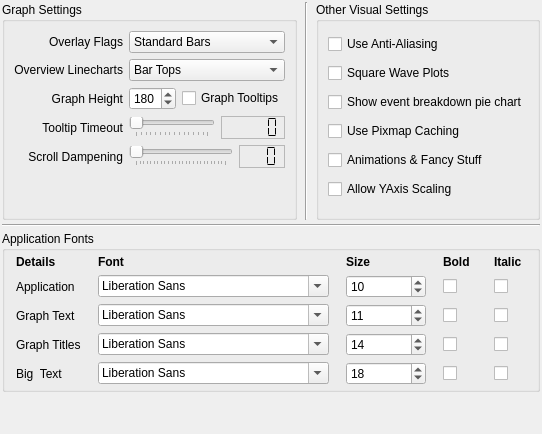
     <widget class="QWidget" name="appearanceTab">
      <attribute name="title">
       <string>&amp;Appearance</string>
      </attribute>
      <layout class="QVBoxLayout" name="verticalLayout_11">
       <property name="spacing">
        <number>4</number>
       </property>
       <property name="leftMargin">
        <number>2</number>
       </property>
       <property name="topMargin">
        <number>2</number>
       </property>
       <property name="rightMargin">
        <number>2</number>
       </property>
       <property name="bottomMargin">
        <number>2</number>
       </property>
       <item>
        <layout class="QHBoxLayout" name="horizontalLayout_13">
         <property name="spacing">
          <number>8</number>
         </property>
         <item>
          <widget class="QGroupBox" name="groupBox">
           <property name="sizePolicy">
            <sizepolicy hsizetype="Preferred" vsizetype="Minimum">
             <horstretch>0</horstretch>
             <verstretch>0</verstretch>
            </sizepolicy>
           </property>
           <property name="title">
            <string>Graph Settings</string>
           </property>
           <layout class="QGridLayout" name="gridLayout_5">
            <item row="2" column="1" colspan="2">
             <widget class="QComboBox" name="overviewLinecharts">
              <item>
               <property name="text">
                <string>Bar Tops</string>
               </property>
              </item>
              <item>
               <property name="text">
                <string>Line Chart</string>
               </property>
              </item>
             </widget>
            </item>
            <item row="2" column="0">
             <widget class="QLabel" name="label_47">
              <property name="text">
               <string>Overview Linecharts</string>
              </property>
              <property name="alignment">
               <set>Qt::AlignRight|Qt::AlignTrailing|Qt::AlignVCenter</set>
              </property>
             </widget>
            </item>
            <item row="6" column="1">
             <spacer name="verticalSpacer">
              <property name="orientation">
               <enum>Qt::Vertical</enum>
              </property>
              <property name="sizeHint" stdset="0">
               <size>
                <width>20</width>
                <height>40</height>
               </size>
              </property>
             </spacer>
            </item>
            <item row="5" column="1" colspan="2">
             <layout class="QHBoxLayout" name="horizontalLayout_16">
              <item>
               <widget class="QSlider" name="scrollDampeningSlider">
                <property name="toolTip">
                 <string>&lt;html&gt;&lt;head/&gt;&lt;body&gt;&lt;p&gt;This makes scrolling when zoomed in easier on sensitive bidirectional TouchPads&lt;/p&gt;&lt;p&gt;50ms is recommended value.&lt;/p&gt;&lt;/body&gt;&lt;/html&gt;</string>
                </property>
                <property name="maximum">
                 <number>25</number>
                </property>
                <property name="singleStep">
                 <number>1</number>
                </property>
                <property name="pageStep">
                 <number>5</number>
                </property>
                <property name="orientation">
                 <enum>Qt::Horizontal</enum>
                </property>
                <property name="invertedAppearance">
                 <bool>false</bool>
                </property>
                <property name="tickPosition">
                 <enum>QSlider::TicksBelow</enum>
                </property>
                <property name="tickInterval">
                 <number>1</number>
                </property>
               </widget>
              </item>
              <item>
               <widget class="QLCDNumber" name="scrollDampDisplay">
                <property name="toolTip">
                 <string>milliseconds</string>
                </property>
                <property name="frameShape">
                 <enum>QFrame::StyledPanel</enum>
                </property>
                <property name="digitCount">
                 <number>3</number>
                </property>
                <property name="segmentStyle">
                 <enum>QLCDNumber::Flat</enum>
                </property>
               </widget>
              </item>
             </layout>
            </item>
            <item row="4" column="1" colspan="2">
             <layout class="QHBoxLayout" name="horizontalLayout_17">
              <item>
               <widget class="QSlider" name="tooltipTimeoutSlider">
                <property name="toolTip">
                 <string>How long you want the tooltips to stay visible.</string>
                </property>
                <property name="minimum">
                 <number>1</number>
                </property>
                <property name="maximum">
                 <number>150</number>
                </property>
                <property name="singleStep">
                 <number>10</number>
                </property>
                <property name="pageStep">
                 <number>50</number>
                </property>
                <property name="value">
                 <number>1</number>
                </property>
                <property name="orientation">
                 <enum>Qt::Horizontal</enum>
                </property>
                <property name="tickPosition">
                 <enum>QSlider::TicksBelow</enum>
                </property>
                <property name="tickInterval">
                 <number>10</number>
                </property>
               </widget>
              </item>
              <item>
               <widget class="QLCDNumber" name="tooltipMS">
                <property name="frameShape">
                 <enum>QFrame::StyledPanel</enum>
                </property>
                <property name="digitCount">
                 <number>5</number>
                </property>
                <property name="segmentStyle">
                 <enum>QLCDNumber::Flat</enum>
                </property>
               </widget>
              </item>
             </layout>
            </item>
            <item row="5" column="0">
             <widget class="QLabel" name="label_46">
              <property name="text">
               <string>Scroll Dampening</string>
              </property>
              <property name="alignment">
               <set>Qt::AlignRight|Qt::AlignTrailing|Qt::AlignVCenter</set>
              </property>
             </widget>
            </item>
            <item row="4" column="0">
             <widget class="QLabel" name="label_45">
              <property name="text">
               <string>Tooltip Timeout</string>
              </property>
              <property name="alignment">
               <set>Qt::AlignRight|Qt::AlignTrailing|Qt::AlignVCenter</set>
              </property>
             </widget>
            </item>
            <item row="3" column="1">
             <widget class="QSpinBox" name="graphHeight">
              <property name="sizePolicy">
               <sizepolicy hsizetype="Minimum" vsizetype="Fixed">
                <horstretch>0</horstretch>
                <verstretch>0</verstretch>
               </sizepolicy>
              </property>
              <property name="toolTip">
               <string>Default display height of graphs in pixels</string>
              </property>
              <property name="minimum">
               <number>50</number>
              </property>
              <property name="maximum">
               <number>600</number>
              </property>
              <property name="singleStep">
               <number>10</number>
              </property>
              <property name="value">
               <number>180</number>
              </property>
             </widget>
            </item>
            <item row="3" column="2">
             <widget class="QCheckBox" name="graphTooltips">
              <property name="text">
               <string>Graph Tooltips</string>
              </property>
             </widget>
            </item>
            <item row="0" column="1" colspan="2">
             <widget class="QComboBox" name="overlayFlagsCombo">
              <property name="sizePolicy">
               <sizepolicy hsizetype="Expanding" vsizetype="Fixed">
                <horstretch>0</horstretch>
                <verstretch>0</verstretch>
               </sizepolicy>
              </property>
              <property name="toolTip">
               <string>The visual method of displaying waveform overlay flags.
</string>
              </property>
              <item>
               <property name="text">
                <string>Standard Bars</string>
               </property>
              </item>
              <item>
               <property name="text">
                <string>Top &amp; Bottom Markers</string>
               </property>
              </item>
             </widget>
            </item>
            <item row="3" column="0">
             <widget class="QLabel" name="label_26">
              <property name="text">
               <string>Graph Height</string>
              </property>
              <property name="alignment">
               <set>Qt::AlignRight|Qt::AlignTrailing|Qt::AlignVCenter</set>
              </property>
             </widget>
            </item>
            <item row="0" column="0">
             <widget class="QLabel" name="label_18">
              <property name="sizePolicy">
               <sizepolicy hsizetype="Preferred" vsizetype="Preferred">
                <horstretch>0</horstretch>
                <verstretch>0</verstretch>
               </sizepolicy>
              </property>
              <property name="text">
               <string>Overlay Flags</string>
              </property>
              <property name="alignment">
               <set>Qt::AlignRight|Qt::AlignTrailing|Qt::AlignVCenter</set>
              </property>
             </widget>
            </item>
           </layout>
          </widget>
         </item>
         <item>
          <widget class="Line" name="line_2">
           <property name="frameShadow">
            <enum>QFrame::Sunken</enum>
           </property>
           <property name="lineWidth">
            <number>1</number>
           </property>
           <property name="midLineWidth">
            <number>0</number>
           </property>
           <property name="orientation">
            <enum>Qt::Vertical</enum>
           </property>
          </widget>
         </item>
         <item>
          <widget class="QGroupBox" name="groupBox_2">
           <property name="sizePolicy">
            <sizepolicy hsizetype="Preferred" vsizetype="Minimum">
             <horstretch>0</horstretch>
             <verstretch>0</verstretch>
            </sizepolicy>
           </property>
           <property name="title">
            <string>Other Visual Settings</string>
           </property>
           <layout class="QVBoxLayout" name="verticalLayout_7">
            <item>
             <widget class="QCheckBox" name="useAntiAliasing">
              <property name="toolTip">
               <string>Anti-Aliasing applies smoothing to graph plots.. 
Certain plots look more attractive with this on. 
This also affects printed reports.

Try it and see if you like it.</string>
              </property>
              <property name="text">
               <string>Use Anti-Aliasing</string>
              </property>
             </widget>
            </item>
            <item>
             <widget class="QCheckBox" name="useSquareWavePlots">
              <property name="toolTip">
               <string>Makes certain plots look more &quot;square waved&quot;.</string>
              </property>
              <property name="text">
               <string>Square Wave Plots</string>
              </property>
             </widget>
            </item>
            <item>
             <widget class="QCheckBox" name="enableGraphSnapshots">
              <property name="toolTip">
               <string>Allows graphs to be &quot;screenshotted&quot; for display purposes.
The Event Breakdown PIE chart uses this method, as does
the printing code.
Unfortunately some older computers/versions of Qt can cause
this application to be unstable with this feature enabled.</string>
              </property>
              <property name="text">
               <string>Show event breakdown pie chart</string>
              </property>
             </widget>
            </item>
            <item>
             <widget class="QCheckBox" name="usePixmapCaching">
              <property name="toolTip">
               <string>&lt;!DOCTYPE HTML PUBLIC &quot;-//W3C//DTD HTML 4.0//EN&quot; &quot;http://www.w3.org/TR/REC-html40/strict.dtd&quot;&gt;
&lt;html&gt;&lt;head&gt;&lt;meta name=&quot;qrichtext&quot; content=&quot;1&quot; /&gt;&lt;style type=&quot;text/css&quot;&gt;
p, li { white-space: pre-wrap; }
&lt;/style&gt;&lt;/head&gt;&lt;body style=&quot; font-family:'MS Shell Dlg 2'; font-size:8.25pt; font-weight:400; font-style:normal;&quot;&gt;
&lt;p style=&quot; margin-top:0px; margin-bottom:0px; margin-left:0px; margin-right:0px; -qt-block-indent:0; text-indent:0px;&quot;&gt;&lt;span style=&quot; font-size:8pt;&quot;&gt;Pixmap caching is an graphics acceleration technique. May cause problems with font drawing in graph display area on your platform.&lt;/span&gt;&lt;/p&gt;&lt;/body&gt;&lt;/html&gt;</string>
              </property>
              <property name="text">
               <string>Use Pixmap Caching</string>
              </property>
             </widget>
            </item>
            <item>
             <widget class="QCheckBox" name="animationsAndTransitionsCheckbox">
              <property name="toolTip">
               <string>Turn on/off the spinning &quot;context&quot; cube.
It really doesn't use that much resources.. :)</string>
              </property>
              <property name="text">
               <string>Animations &amp;&amp; Fancy Stuff</string>
              </property>
             </widget>
            </item>
            <item>
             <widget class="QCheckBox" name="allowYAxisScaling">
              <property name="toolTip">
               <string>Whether to allow changing yAxis scales by double clicking on yAxis labels</string>
              </property>
              <property name="text">
               <string>Allow YAxis Scaling</string>
              </property>
             </widget>
            </item>
           </layout>
          </widget>
         </item>
        </layout>
       </item>
       <item>
        <widget class="Line" name="line_5">
         <property name="orientation">
          <enum>Qt::Horizontal</enum>
         </property>
        </widget>
       </item>
       <item>
        <widget class="QGroupBox" name="fontGroupBox">
         <property name="title">
          <string>Application Fonts</string>
         </property>
         <property name="flat">
          <bool>false</bool>
         </property>
         <layout class="QVBoxLayout" name="verticalLayout_12">
          <property name="leftMargin">
           <number>0</number>
          </property>
          <property name="topMargin">
           <number>4</number>
          </property>
          <property name="rightMargin">
           <number>0</number>
          </property>
          <property name="bottomMargin">
           <number>4</number>
          </property>
          <item>
           <layout class="QGridLayout" name="gridLayout_3">
            <item row="0" column="1">
             <widget class="QLabel" name="label_19">
              <property name="sizePolicy">
               <sizepolicy hsizetype="Fixed" vsizetype="Preferred">
                <horstretch>0</horstretch>
                <verstretch>0</verstretch>
               </sizepolicy>
              </property>
              <property name="font">
               <font>
                <weight>75</weight>
                <bold>true</bold>
               </font>
              </property>
              <property name="text">
               <string>Font</string>
              </property>
             </widget>
            </item>
            <item row="0" column="2">
             <widget class="QLabel" name="label_14">
              <property name="sizePolicy">
               <sizepolicy hsizetype="Preferred" vsizetype="Preferred">
                <horstretch>0</horstretch>
                <verstretch>0</verstretch>
               </sizepolicy>
              </property>
              <property name="font">
               <font>
                <weight>75</weight>
                <bold>true</bold>
               </font>
              </property>
              <property name="text">
               <string>Size</string>
              </property>
             </widget>
            </item>
            <item row="0" column="3">
             <widget class="QLabel" name="label_15">
              <property name="sizePolicy">
               <sizepolicy hsizetype="Preferred" vsizetype="Preferred">
                <horstretch>0</horstretch>
                <verstretch>0</verstretch>
               </sizepolicy>
              </property>
              <property name="font">
               <font>
                <weight>75</weight>
                <bold>true</bold>
               </font>
              </property>
              <property name="text">
               <string>Bold  </string>
              </property>
              <property name="alignment">
               <set>Qt::AlignLeading|Qt::AlignLeft|Qt::AlignVCenter</set>
              </property>
             </widget>
            </item>
            <item row="0" column="4">
             <widget class="QLabel" name="label_16">
              <property name="sizePolicy">
               <sizepolicy hsizetype="Preferred" vsizetype="Preferred">
                <horstretch>0</horstretch>
                <verstretch>0</verstretch>
               </sizepolicy>
              </property>
              <property name="font">
               <font>
                <weight>75</weight>
                <bold>true</bold>
               </font>
              </property>
              <property name="text">
               <string>Italic</string>
              </property>
             </widget>
            </item>
            <item row="1" column="0">
             <widget class="QLabel" name="label_10">
              <property name="sizePolicy">
               <sizepolicy hsizetype="Fixed" vsizetype="Preferred">
                <horstretch>0</horstretch>
                <verstretch>0</verstretch>
               </sizepolicy>
              </property>
              <property name="text">
               <string>Application</string>
              </property>
             </widget>
            </item>
            <item row="1" column="1">
             <widget class="QFontComboBox" name="applicationFont"/>
            </item>
            <item row="1" column="2">
             <widget class="QSpinBox" name="applicationFontSize">
              <property name="maximumSize">
               <size>
                <width>80</width>
                <height>16777215</height>
               </size>
              </property>
              <property name="minimum">
               <number>6</number>
              </property>
              <property name="maximum">
               <number>30</number>
              </property>
              <property name="value">
               <number>10</number>
              </property>
             </widget>
            </item>
            <item row="1" column="3">
             <widget class="QCheckBox" name="applicationFontBold">
              <property name="sizePolicy">
               <sizepolicy hsizetype="Fixed" vsizetype="Fixed">
                <horstretch>0</horstretch>
                <verstretch>0</verstretch>
               </sizepolicy>
              </property>
              <property name="layoutDirection">
               <enum>Qt::LeftToRight</enum>
              </property>
              <property name="text">
               <string/>
              </property>
             </widget>
            </item>
            <item row="1" column="4">
             <widget class="QCheckBox" name="applicationFontItalic">
              <property name="sizePolicy">
               <sizepolicy hsizetype="Fixed" vsizetype="Fixed">
                <horstretch>0</horstretch>
                <verstretch>0</verstretch>
               </sizepolicy>
              </property>
              <property name="text">
               <string/>
              </property>
             </widget>
            </item>
            <item row="2" column="0">
             <widget class="QLabel" name="label_11">
              <property name="sizePolicy">
               <sizepolicy hsizetype="Fixed" vsizetype="Preferred">
                <horstretch>0</horstretch>
                <verstretch>0</verstretch>
               </sizepolicy>
              </property>
              <property name="text">
               <string>Graph Text</string>
              </property>
             </widget>
            </item>
            <item row="2" column="1">
             <widget class="QFontComboBox" name="graphFont"/>
            </item>
            <item row="2" column="2">
             <widget class="QSpinBox" name="graphFontSize">
              <property name="maximumSize">
               <size>
                <width>80</width>
                <height>16777215</height>
               </size>
              </property>
              <property name="minimum">
               <number>6</number>
              </property>
              <property name="maximum">
               <number>40</number>
              </property>
              <property name="value">
               <number>11</number>
              </property>
             </widget>
            </item>
            <item row="2" column="3">
             <widget class="QCheckBox" name="graphFontBold">
              <property name="sizePolicy">
               <sizepolicy hsizetype="Fixed" vsizetype="Fixed">
                <horstretch>0</horstretch>
                <verstretch>0</verstretch>
               </sizepolicy>
              </property>
              <property name="text">
               <string/>
              </property>
             </widget>
            </item>
            <item row="2" column="4">
             <widget class="QCheckBox" name="graphFontItalic">
              <property name="sizePolicy">
               <sizepolicy hsizetype="Fixed" vsizetype="Fixed">
                <horstretch>0</horstretch>
                <verstretch>0</verstretch>
               </sizepolicy>
              </property>
              <property name="text">
               <string/>
              </property>
             </widget>
            </item>
            <item row="3" column="0">
             <widget class="QLabel" name="label_12">
              <property name="sizePolicy">
               <sizepolicy hsizetype="Fixed" vsizetype="Preferred">
                <horstretch>0</horstretch>
                <verstretch>0</verstretch>
               </sizepolicy>
              </property>
              <property name="text">
               <string>Graph Titles</string>
              </property>
             </widget>
            </item>
            <item row="3" column="1">
             <widget class="QFontComboBox" name="titleFont"/>
            </item>
            <item row="3" column="2">
             <widget class="QSpinBox" name="titleFontSize">
              <property name="maximumSize">
               <size>
                <width>80</width>
                <height>16777215</height>
               </size>
              </property>
              <property name="minimum">
               <number>6</number>
              </property>
              <property name="maximum">
               <number>40</number>
              </property>
              <property name="value">
               <number>14</number>
              </property>
             </widget>
            </item>
            <item row="3" column="3">
             <widget class="QCheckBox" name="titleFontBold">
              <property name="sizePolicy">
               <sizepolicy hsizetype="Fixed" vsizetype="Fixed">
                <horstretch>0</horstretch>
                <verstretch>0</verstretch>
               </sizepolicy>
              </property>
              <property name="text">
               <string/>
              </property>
             </widget>
            </item>
            <item row="3" column="4">
             <widget class="QCheckBox" name="titleFontItalic">
              <property name="sizePolicy">
               <sizepolicy hsizetype="Fixed" vsizetype="Fixed">
                <horstretch>0</horstretch>
                <verstretch>0</verstretch>
               </sizepolicy>
              </property>
              <property name="text">
               <string/>
              </property>
             </widget>
            </item>
            <item row="4" column="0">
             <widget class="QLabel" name="label_13">
              <property name="sizePolicy">
               <sizepolicy hsizetype="Fixed" vsizetype="Preferred">
                <horstretch>0</horstretch>
                <verstretch>0</verstretch>
               </sizepolicy>
              </property>
              <property name="text">
               <string>Big  Text</string>
              </property>
             </widget>
            </item>
            <item row="4" column="1">
             <widget class="QFontComboBox" name="bigFont"/>
            </item>
            <item row="4" column="2">
             <widget class="QSpinBox" name="bigFontSize">
              <property name="maximumSize">
               <size>
                <width>80</width>
                <height>16777215</height>
               </size>
              </property>
              <property name="minimum">
               <number>6</number>
              </property>
              <property name="maximum">
               <number>72</number>
              </property>
              <property name="value">
               <number>18</number>
              </property>
             </widget>
            </item>
            <item row="4" column="3">
             <widget class="QCheckBox" name="bigFontBold">
              <property name="sizePolicy">
               <sizepolicy hsizetype="Fixed" vsizetype="Fixed">
                <horstretch>0</horstretch>
                <verstretch>0</verstretch>
               </sizepolicy>
              </property>
              <property name="text">
               <string/>
              </property>
             </widget>
            </item>
            <item row="4" column="4">
             <widget class="QCheckBox" name="bigFontItalic">
              <property name="sizePolicy">
               <sizepolicy hsizetype="Fixed" vsizetype="Fixed">
                <horstretch>0</horstretch>
                <verstretch>0</verstretch>
               </sizepolicy>
              </property>
              <property name="text">
               <string/>
              </property>
             </widget>
            </item>
            <item row="0" column="0">
             <widget class="QLabel" name="label_30">
              <property name="font">
               <font>
                <weight>75</weight>
                <bold>true</bold>
               </font>
              </property>
              <property name="text">
               <string>Details</string>
              </property>
             </widget>
            </item>
           </layout>
          </item>
         </layout>
        </widget>
       </item>
       <item>
        <spacer name="verticalSpacer_2">
         <property name="orientation">
          <enum>Qt::Vertical</enum>
         </property>
         <property name="sizeHint" stdset="0">
          <size>
           <width>20</width>
           <height>40</height>
          </size>
         </property>
        </spacer>
       </item>
      </layout>
     </widget>
